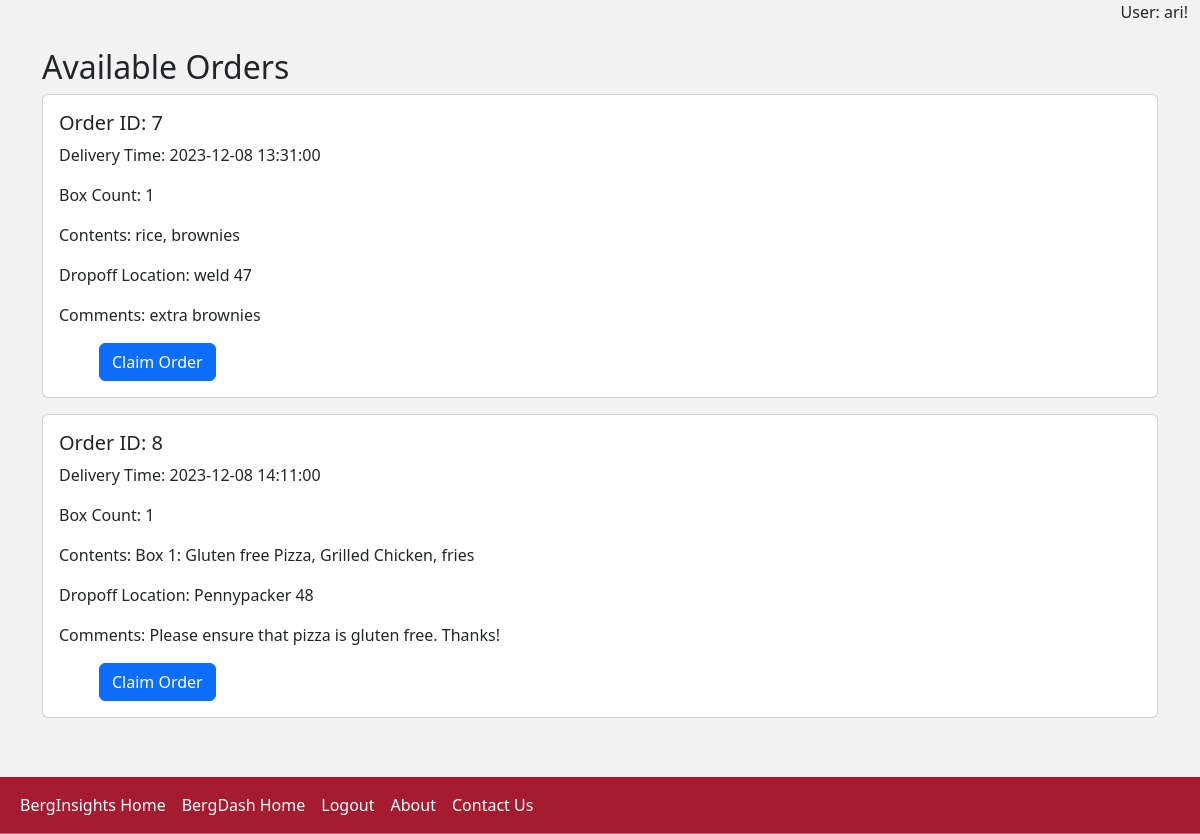
The page /deliver (signed in) on the database as committed earlier.
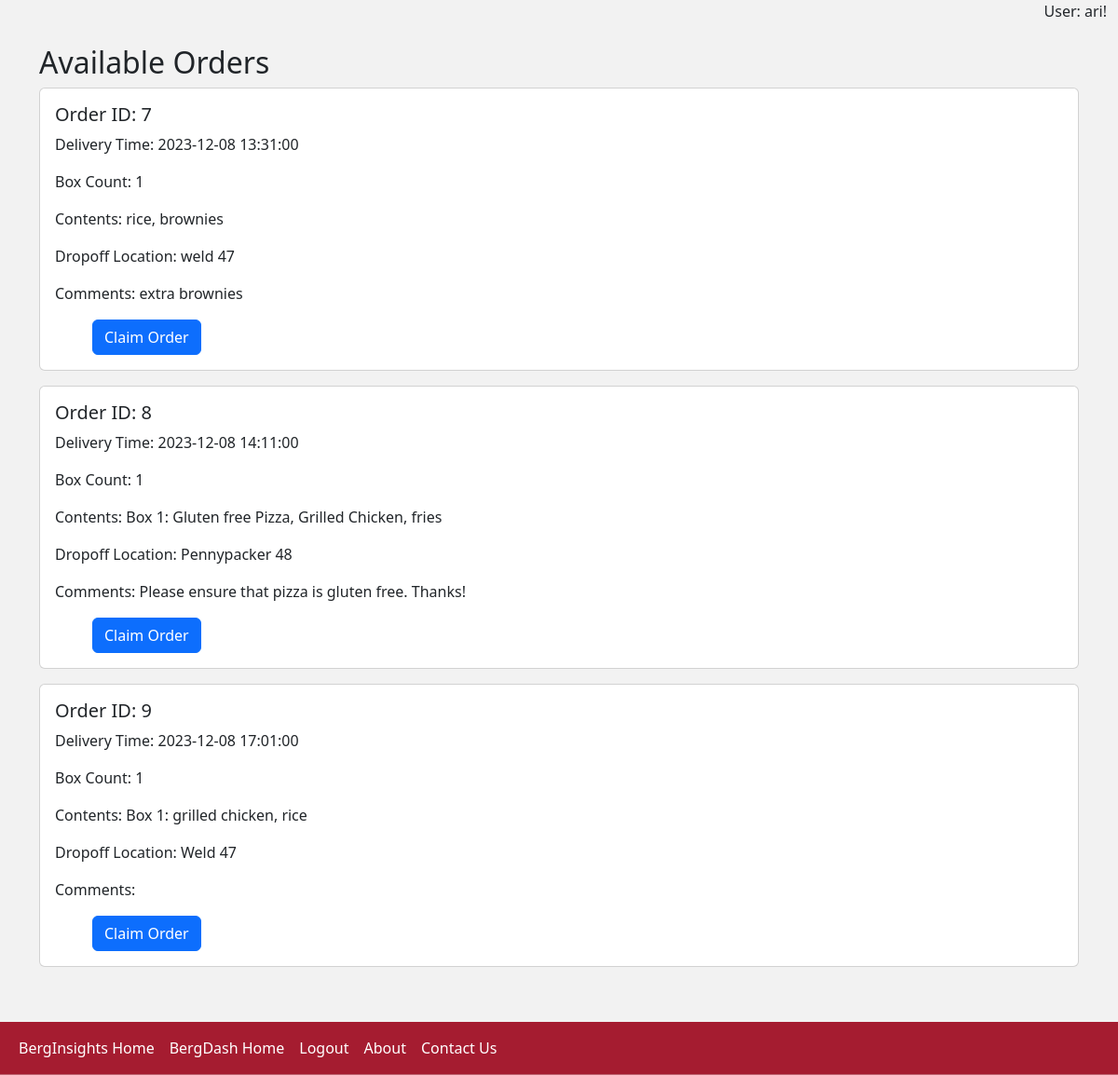
The same page on the database as committed later.
### tables this page shows
CREATE TABLE orders (
    id INTEGER PRIMARY KEY AUTOINCREMENT,
    customer_id INTEGER,
    order_datetime TIMESTAMP DEFAULT CURRENT_TIMESTAMP,
    delivery_datetime TIMESTAMP,
    box_count INTEGER,
    box_contents TEXT,
    dropoff_location TEXT,
    additional_comments TEXT,
    venmo_username TEXT, deliverer_id INTEGER, order_price REAL,
    FOREIGN KEY (customer_id) REFERENCES users(id)
);

### app.py (the view)
@app.route("/deliver")
@login_required
def deliverer():
    conn = get_users_db_connection()
    cur = conn.cursor()
    try:
        orders = cur.execute(
            "SELECT * FROM orders WHERE deliverer_id IS NULL"
        ).fetchall()
    except Exception as e:
        print("SQLite error:", e)
        flash("An error occurred while retrieving orders.", "warning")
        return redirect(url_for("index1"))
    finally:
        cur.close()
        conn.close()
    return render_template("deliverer.html", orders=orders)

### app.py (called while the page is built)
def get_users_db_connection():
    conn = sqlite3.connect("users.db")
    conn.row_factory = sqlite3.Row  # Enables column access by name: row['column_name']
    return conn

def login_required(f):
    @wraps(f)
    def decorated_function(*args, **kwargs):
        if "user_id" not in session:
            flash("You need to be logged in to access this page.", "warning")
            return redirect(url_for("login"))
        return f(*args, **kwargs)
    return decorated_function

@app.after_request
def after_request(response):
    response.headers["Cache-Control"] = "no-cache, no-store, must-revalidate"
    response.headers["Expires"] = 0
    response.headers["Pragma"] = "no-cache"
    return response

@app.context_processor
def inject_username():
    return dict(username=session.get("username", "Guest"))

### templates/deliverer.html (shortened to what this page needs)
{% extends "base.html" %}
{% block content %}
    <div class="container mt-4">
        <h2>Available Orders</h2>
        {% if orders %}
            <div id="orders-container">
                {% for order in orders %}
                    <div class="card mb-3">
                        <div class="card-body">
                            <h5 class="card-title">Order ID: {{ order.id }}</h5>
                            <p class="card-text">Delivery Time: {{ order.delivery_datetime }}</p>
                            <p class="card-text">Box Count: {{ order.box_count }}</p>
                            <p class="card-text">Contents: {{ order.box_contents }}</p>
                            <p class="card-text">Dropoff Location: {{ order.dropoff_location }}</p>
                            <p class="card-text">Comments: {{ order.additional_comments }}</p>
                            <form action="{{ url_for('claim_order', order_id=order.id) }}" method="post">
                                <button type="submit" class="btn btn-primary">Claim Order</button>
                            </form>
                        </div>
                    </div>
                {% endfor %}
            </div>
        {% else %}
            <p>No available orders at the moment.</p>
        {% endif %}
    </div>
{% endblock %}

### templates/base.html (shortened to what this page needs)
<!DOCTYPE html>
<html lang="en">
    <head>
        <link href="https://cdn.jsdelivr.net/npm/bootstrap@5.2.3/dist/css/bootstrap.min.css" rel="stylesheet">
        <link rel="stylesheet" type="text/css" href="{{ url_for('static', filename='styles.css') }}">
    </head>
    <body>
        <div class="container-fluid" style="padding-bottom: 100px;">
            <div class="welcome-message text-end">
                User: {{ username }}!
            </div>
            {% block content %}{% endblock %}
        </div>
<nav class="navbar navbar-expand-lg navbar-light bg-light fixed-bottom">
    <div class="container-fluid">
        <div class="collapse navbar-collapse" id="navbarNav">
            <ul class="navbar-nav">
                <li class="nav-item">
                    <a class="nav-link" href="{{ url_for('index') }}" style="color: white;">BergInsights Home</a>
                </li>
                <li class="nav-item">
                    <a class="nav-link" href="{{ url_for('index1') }}" style="color: white;">BergDash Home</a>
                </li>
                {% if username != 'Guest' %}
                <li class="nav-item">
                    <a class="nav-link" href="{{ url_for('logout') }}" style="color: white;">Logout</a>
                </li>
                {% else %}
                <li class="nav-item">
                    <a class="nav-link" href="{{ url_for('login') }}" style="color: white;">Login/Register</a>
                </li>
                {% endif %}
                <li class="nav-item">
                    <a class="nav-link" href="{{ url_for('faq') }}" style="color: white;">About</a>
                </li>
                <li class="nav-item">
                    <a class="nav-link" href="{{ url_for('contact') }}" style="color: white;">Contact Us</a>
                </li>
            </ul>
        </div>
    </div>
</nav>
    </body>
</html>

### static/styles.css (style rules this page uses)
form { padding-left: 40px; text-align: left; }
.navbar { background-color: #A51C30 !important; border-bottom: 1px solid #ebebeb59!important; }
html { background-color: #F2F2F2 }
body { background-color: #F2F2F2 }

Rows that differ between the two databases and show on the page:
added orders: id "9", delivery_datetime "2023-12-08 17:01:00", box_count "1", box_contents "Box 1: grilled chicken, rice", dropoff_location "Weld 47"
